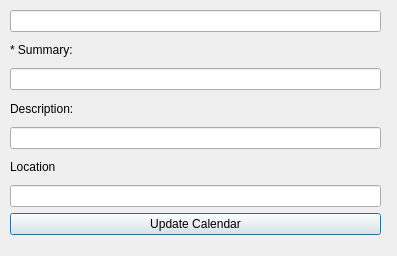
<?xml version="1.0" encoding="UTF-8"?>
<ui version="4.0">
 <class>calendar_edit</class>
 <widget class="QDialog" name="calendar_edit">
  <property name="geometry">
   <rect>
    <x>0</x>
    <y>0</y>
    <width>397</width>
    <height>256</height>
   </rect>
  </property>
  <property name="windowTitle">
   <string>Dialog</string>
  </property>
  <property name="locale">
   <locale language="English" country="UnitedStates"/>
  </property>
  <widget class="QWidget" name="layoutWidget">
   <property name="geometry">
    <rect>
     <x>10</x>
     <y>10</y>
     <width>371</width>
     <height>225</height>
    </rect>
   </property>
   <layout class="QVBoxLayout" name="verticalLayout_2">
    <item>
     <widget class="QLineEdit" name="calendar_id_lineEdit">
      <property name="text">
       <string/>
      </property>
     </widget>
    </item>
    <item>
     <widget class="QLabel" name="label_6">
      <property name="text">
       <string>* Summary:</string>
      </property>
     </widget>
    </item>
    <item>
     <widget class="QLineEdit" name="summary_lineEdit"/>
    </item>
    <item>
     <widget class="QLabel" name="label_7">
      <property name="text">
       <string>Description:</string>
      </property>
     </widget>
    </item>
    <item>
     <widget class="QLineEdit" name="description_lineEdit"/>
    </item>
    <item>
     <widget class="QLabel" name="label_8">
      <property name="text">
       <string>Location</string>
      </property>
     </widget>
    </item>
    <item>
     <widget class="QLineEdit" name="location_lineEdit">
      <property name="text">
       <string/>
      </property>
     </widget>
    </item>
    <item>
     <widget class="QPushButton" name="update_pushButton">
      <property name="text">
       <string>Update Calendar</string>
      </property>
     </widget>
    </item>
   </layout>
  </widget>
 </widget>
 <resources/>
 <connections/>
</ui>
